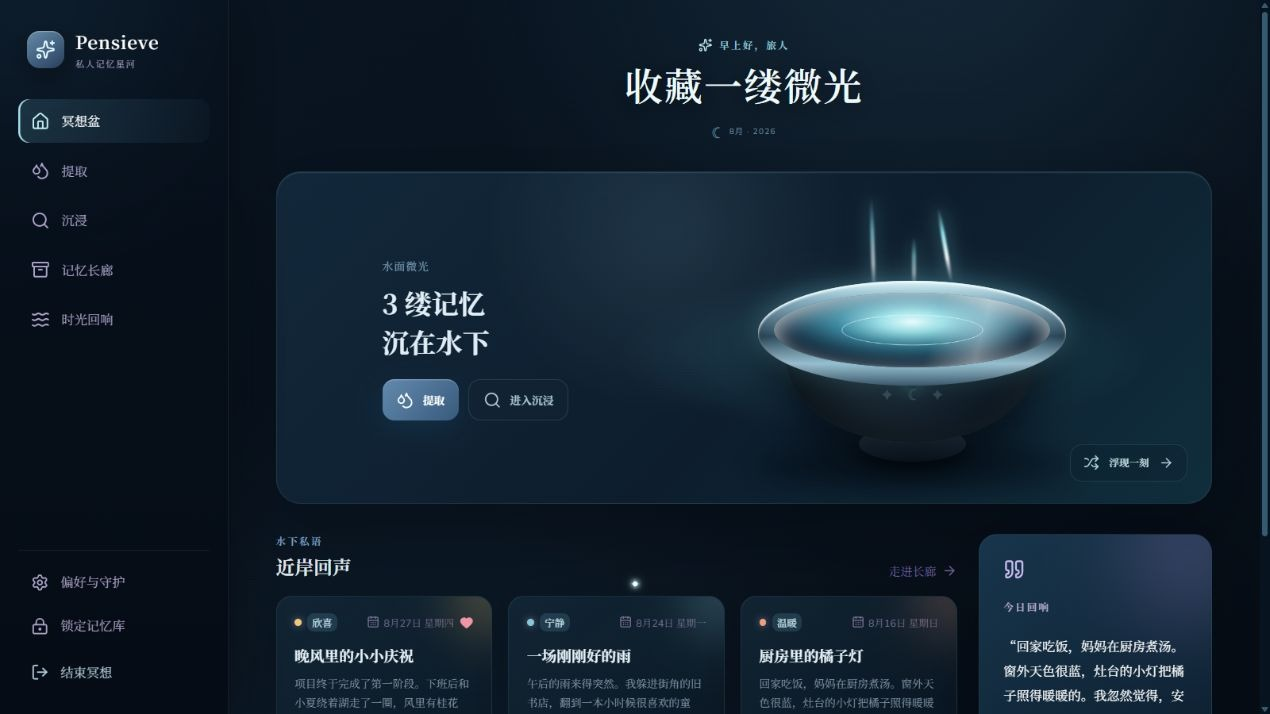
#> input picture docs/wechat/pensieve-v0.5/assets/home.jpg, 1270 x 714 px
$ python build_assets.py
#> lines starting #> are read from the running program, lines starting #| are printed output that depends on the picture
from pathlib import Path

from PIL import Image, ImageDraw, ImageEnhance, ImageFilter, ImageFont


ROOT = Path(__file__).parent
ASSETS = ROOT / "assets"
FONT_SERIF = "C:/Windows/Fonts/STSONG.TTF"
FONT_SANS = "C:/Windows/Fonts/Deng.ttf"
FONT_SANS_BOLD = "C:/Windows/Fonts/Dengb.ttf"


def cover_crop(image: Image.Image, size: tuple[int, int], x_bias: float = 0.5) -> Image.Image:
    target_w, target_h = size
    src_ratio = image.width / image.height
    target_ratio = target_w / target_h
    if src_ratio > target_ratio:
        crop_w = int(image.height * target_ratio)
        left = int((image.width - crop_w) * x_bias)
        image = image.crop((left, 0, left + crop_w, image.height))
    else:
        crop_h = int(image.width / target_ratio)
        top = max(0, (image.height - crop_h) // 2)
        image = image.crop((0, top, image.width, top + crop_h))
    return image.resize(size, Image.Resampling.LANCZOS)


def fit_text(draw: ImageDraw.ImageDraw, text: str, font_path: str, max_size: int, min_size: int, max_width: int):
    for size in range(max_size, min_size - 1, -1):
        font = ImageFont.truetype(font_path, size)
        if draw.textbbox((0, 0), text, font=font)[2] <= max_width:
            return font
    return ImageFont.truetype(font_path, min_size)


def make_cover() -> None:
    source = Image.open(ASSETS / "home.jpg").convert("RGB")
#> source is the input picture: PIL image 1270x714 RGB; mean R, G, B 20.1, 35.4, 48.9
    crop_height = int(source.width / (900 / 383))
#> crop_height = 540
    canvas = source.crop((0, 0, source.width, min(crop_height, source.height))).resize((900, 383), Image.Resampling.LANCZOS)
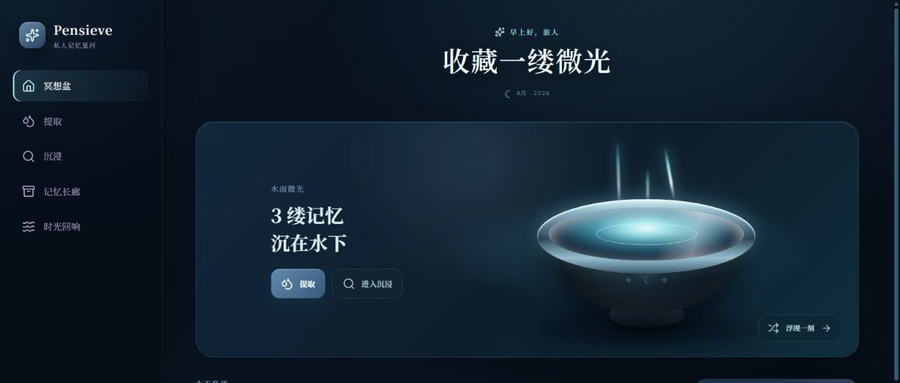
#> canvas: PIL image 900x383 RGB; mean R, G, B 19.6, 35.5, 49.1
    canvas.save(ASSETS / "cover-900x383.jpg", quality=94, optimize=True, progressive=True)


def make_square() -> None:
    source = Image.open(ASSETS / "home.jpg").convert("RGB")
    canvas = cover_crop(source, (1080, 1080), x_bias=0.50)
#> in cover_crop, `image = image.crop((left, 0, left + crop_w, image.height))`:
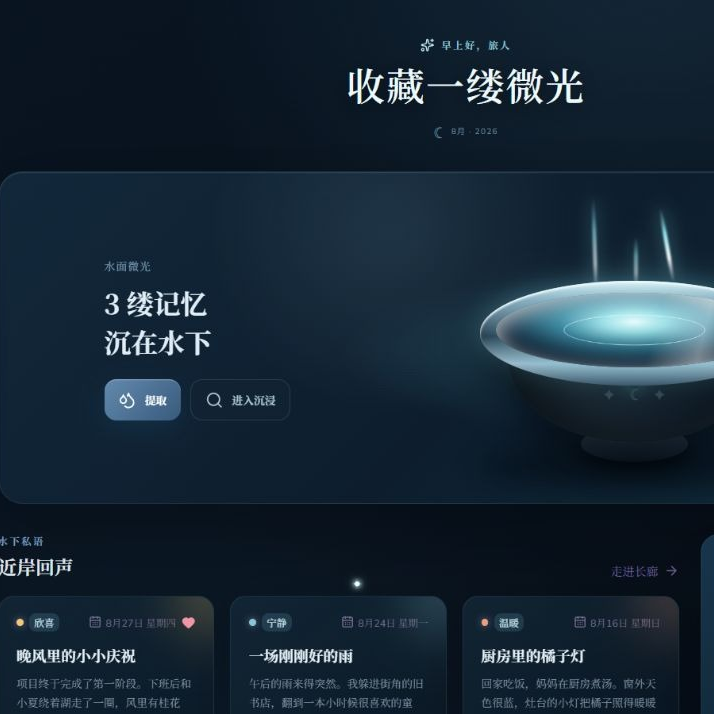
#> image: PIL image 714x714 RGB; mean R, G, B 23.6, 40.1, 54.2
    canvas.save(ASSETS / "cover-square-1080.jpg", quality=94, optimize=True, progressive=True)


if __name__ == "__main__":
    ASSETS.mkdir(parents=True, exist_ok=True)
    make_cover()
    make_square()

$ run again, with docs/wechat/pensieve-v0.5/assets/feature-gallery.jpg copied over docs/wechat/pensieve-v0.5/assets/home.jpg
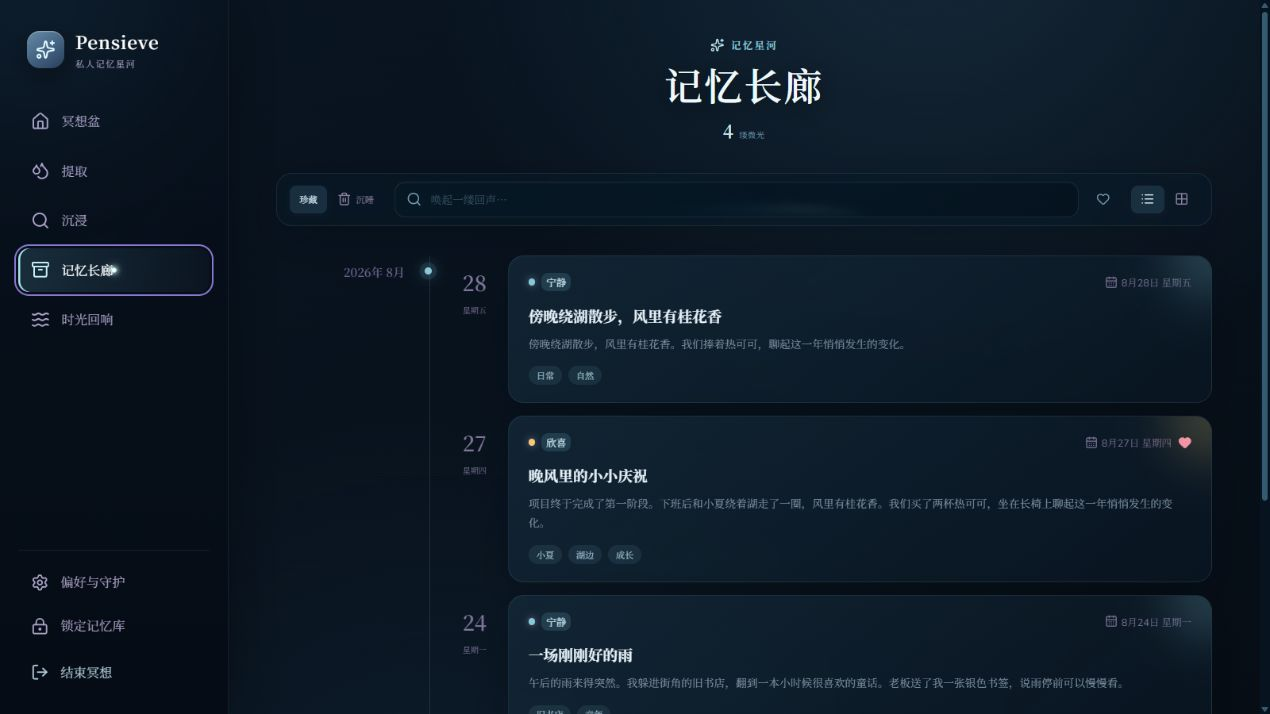
#> input picture docs/wechat/pensieve-v0.5/assets/feature-gallery.jpg, 1270 x 714 px
#> in make_cover, source is the input picture: PIL image 1270x714 RGB; mean R, G, B 13.7, 26.6, 39.2
#> in make_cover, `canvas = source.crop((0, 0, source.width, min(crop_height, source.heig..`:
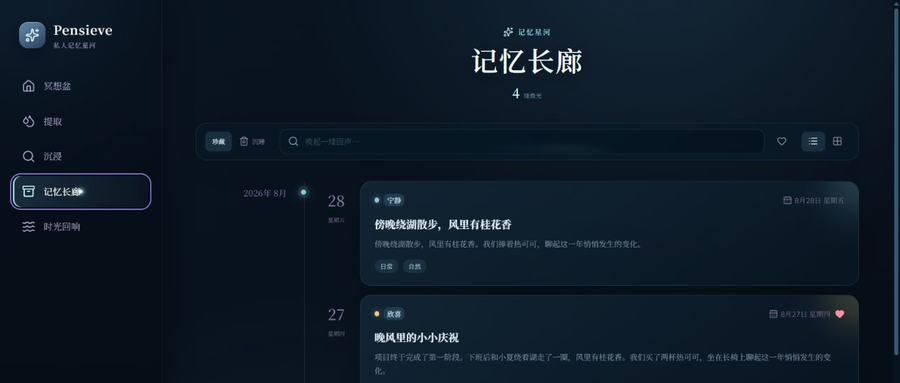
#> canvas: PIL image 900x383 RGB; mean R, G, B 13.9, 26.9, 39.5
#> in cover_crop, `image = image.crop((left, 0, left + crop_w, image.height))`:
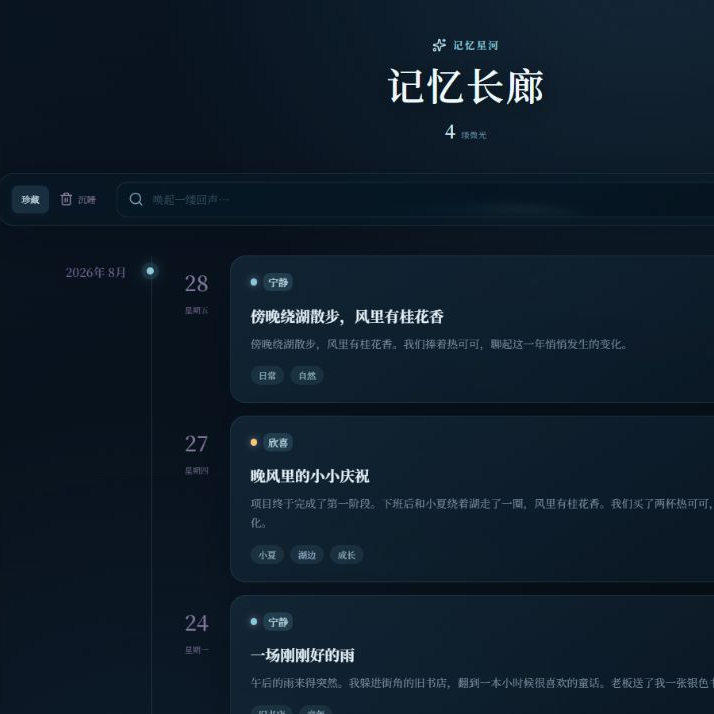
#> image: PIL image 714x714 RGB; mean R, G, B 15, 29.2, 42.3

$ run again, with docs/wechat/pensieve-v0.5/assets/feature-settings.jpg copied over docs/wechat/pensieve-v0.5/assets/home.jpg
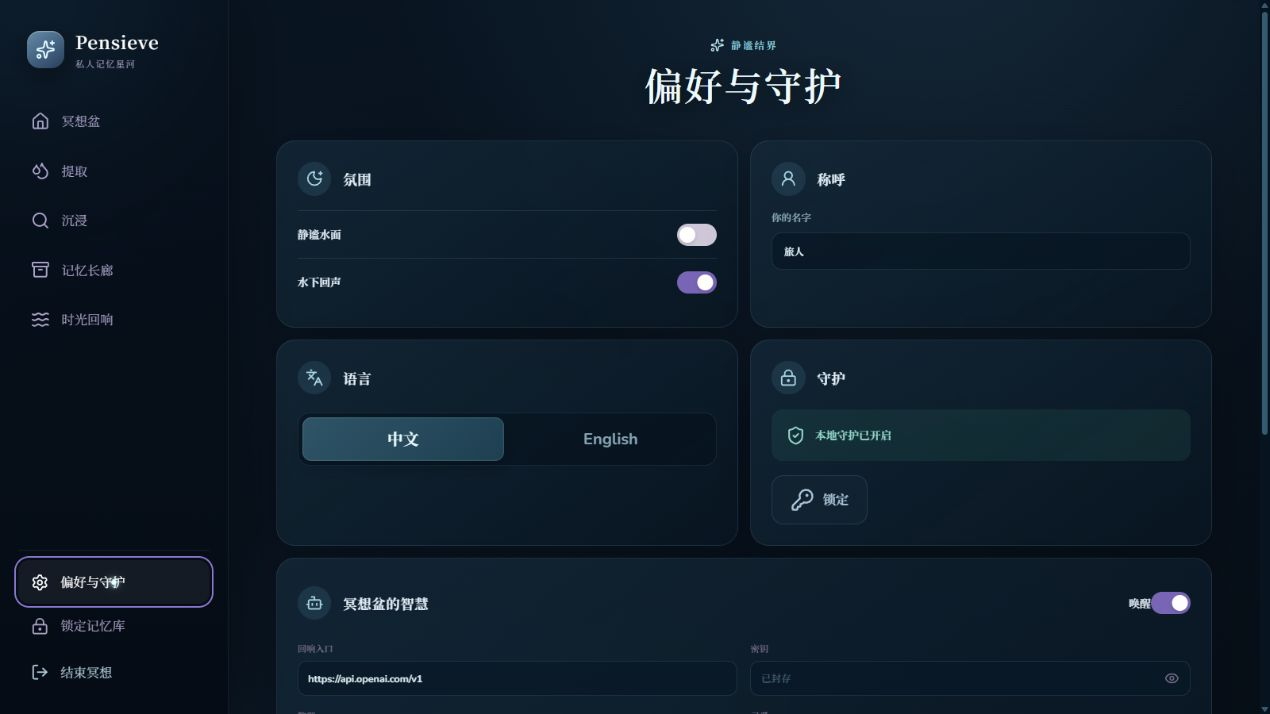
#> input picture docs/wechat/pensieve-v0.5/assets/feature-settings.jpg, 1270 x 714 px
#> in make_cover, source is the input picture: PIL image 1270x714 RGB; mean R, G, B 14.5, 28.8, 41.9
#> in make_cover, `canvas = source.crop((0, 0, source.width, min(crop_height, source.heig..`:
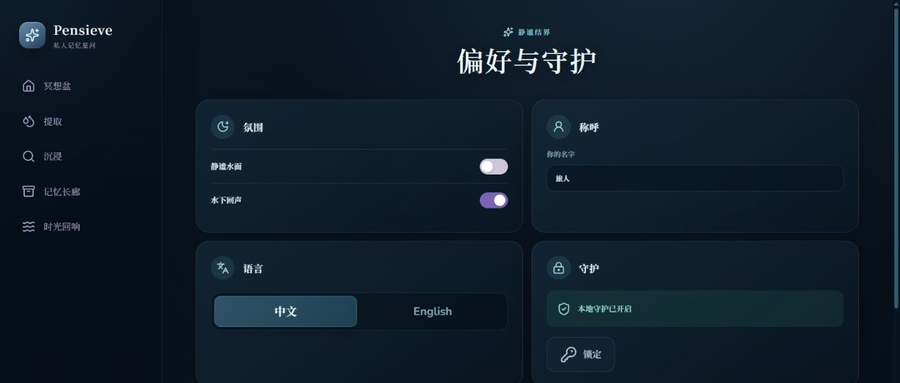
#> canvas: PIL image 900x383 RGB; mean R, G, B 14.6, 29.2, 42.2
#> in cover_crop, `image = image.crop((left, 0, left + crop_w, image.height))`:
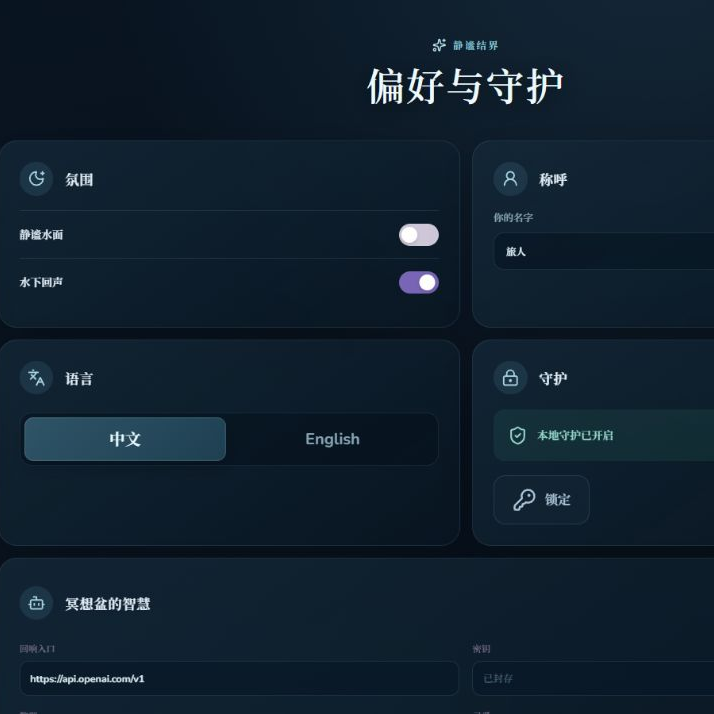
#> image: PIL image 714x714 RGB; mean R, G, B 16.5, 32.8, 46.7
